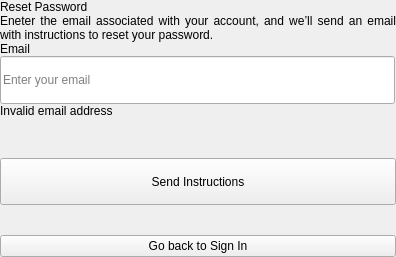
          <widget class="QWidget" name="reset_pass_email_page">
           <layout class="QVBoxLayout" name="reset_pass_email_layout_2">
            <property name="spacing">
             <number>0</number>
            </property>
            <property name="leftMargin">
             <number>0</number>
            </property>
            <property name="topMargin">
             <number>0</number>
            </property>
            <property name="rightMargin">
             <number>0</number>
            </property>
            <property name="bottomMargin">
             <number>0</number>
            </property>
            <item alignment="Qt::AlignHCenter|Qt::AlignVCenter">
             <widget class="QFrame" name="reset_pass_email_frame">
              <layout class="QVBoxLayout" name="reset_pass_email_layout">
               <property name="spacing">
                <number>0</number>
               </property>
               <property name="leftMargin">
                <number>0</number>
               </property>
               <property name="topMargin">
                <number>0</number>
               </property>
               <property name="rightMargin">
                <number>0</number>
               </property>
               <property name="bottomMargin">
                <number>0</number>
               </property>
               <item>
                <widget class="QLabel" name="reset_pass_email_header">
                 <property name="text">
                  <string>Reset Password</string>
                 </property>
                 <property name="alignment">
                  <set>Qt::AlignJustify|Qt::AlignVCenter</set>
                 </property>
                </widget>
               </item>
               <item>
                <widget class="QLabel" name="reset_pass_email_text">
                 <property name="text">
                  <string>Eneter the email associated with your account, and we’ll send an email with instructions to reset your password.</string>
                 </property>
                 <property name="alignment">
                  <set>Qt::AlignJustify|Qt::AlignVCenter</set>
                 </property>
                 <property name="wordWrap">
                  <bool>true</bool>
                 </property>
                </widget>
               </item>
               <item>
                <widget class="QLabel" name="reset_pass_email_label">
                 <property name="text">
                  <string>Email</string>
                 </property>
                 <property name="alignment">
                  <set>Qt::AlignJustify|Qt::AlignVCenter</set>
                 </property>
                </widget>
               </item>
               <item>
                <widget class="QLineEdit" name="reset_pass_email_input">
                 <property name="minimumSize">
                  <size>
                   <width>395</width>
                   <height>48</height>
                  </size>
                 </property>
                 <property name="maximumSize">
                  <size>
                   <width>395</width>
                   <height>48</height>
                  </size>
                 </property>
                 <property name="placeholderText">
                  <string>Enter your email</string>
                 </property>
                </widget>
               </item>
               <item>
                <widget class="QLabel" name="reset_pass_emai_error">
                 <property name="focusPolicy">
                  <enum>Qt::NoFocus</enum>
                 </property>
                 <property name="text">
                  <string>Invalid email address</string>
                 </property>
                 <property name="alignment">
                  <set>Qt::AlignJustify|Qt::AlignVCenter</set>
                 </property>
                </widget>
               </item>
               <item>
                <spacer name="verticalSpacer_13">
                 <property name="orientation">
                  <enum>Qt::Vertical</enum>
                 </property>
                 <property name="sizeType">
                  <enum>QSizePolicy::Fixed</enum>
                 </property>
                 <property name="sizeHint" stdset="0">
                  <size>
                   <width>20</width>
                   <height>40</height>
                  </size>
                 </property>
                </spacer>
               </item>
               <item>
                <widget class="QPushButton" name="reset_pass_email_send_btn">
                 <property name="minimumSize">
                  <size>
                   <width>396</width>
                   <height>47</height>
                  </size>
                 </property>
                 <property name="maximumSize">
                  <size>
                   <width>396</width>
                   <height>47</height>
                  </size>
                 </property>
                 <property name="cursor">
                  <cursorShape>PointingHandCursor</cursorShape>
                 </property>
                 <property name="text">
                  <string>Send Instructions</string>
                 </property>
                </widget>
               </item>
               <item>
                <spacer name="verticalSpacer_14">
                 <property name="orientation">
                  <enum>Qt::Vertical</enum>
                 </property>
                 <property name="sizeType">
                  <enum>QSizePolicy::Fixed</enum>
                 </property>
                 <property name="sizeHint" stdset="0">
                  <size>
                   <width>20</width>
                   <height>30</height>
                  </size>
                 </property>
                </spacer>
               </item>
               <item>
                <widget class="QPushButton" name="reset_pass_email_back_btn">
                 <property name="cursor">
                  <cursorShape>PointingHandCursor</cursorShape>
                 </property>
                 <property name="text">
                  <string>Go back to Sign In</string>
                 </property>
                </widget>
               </item>
              </layout>
             </widget>
            </item>
           </layout>
          </widget>
